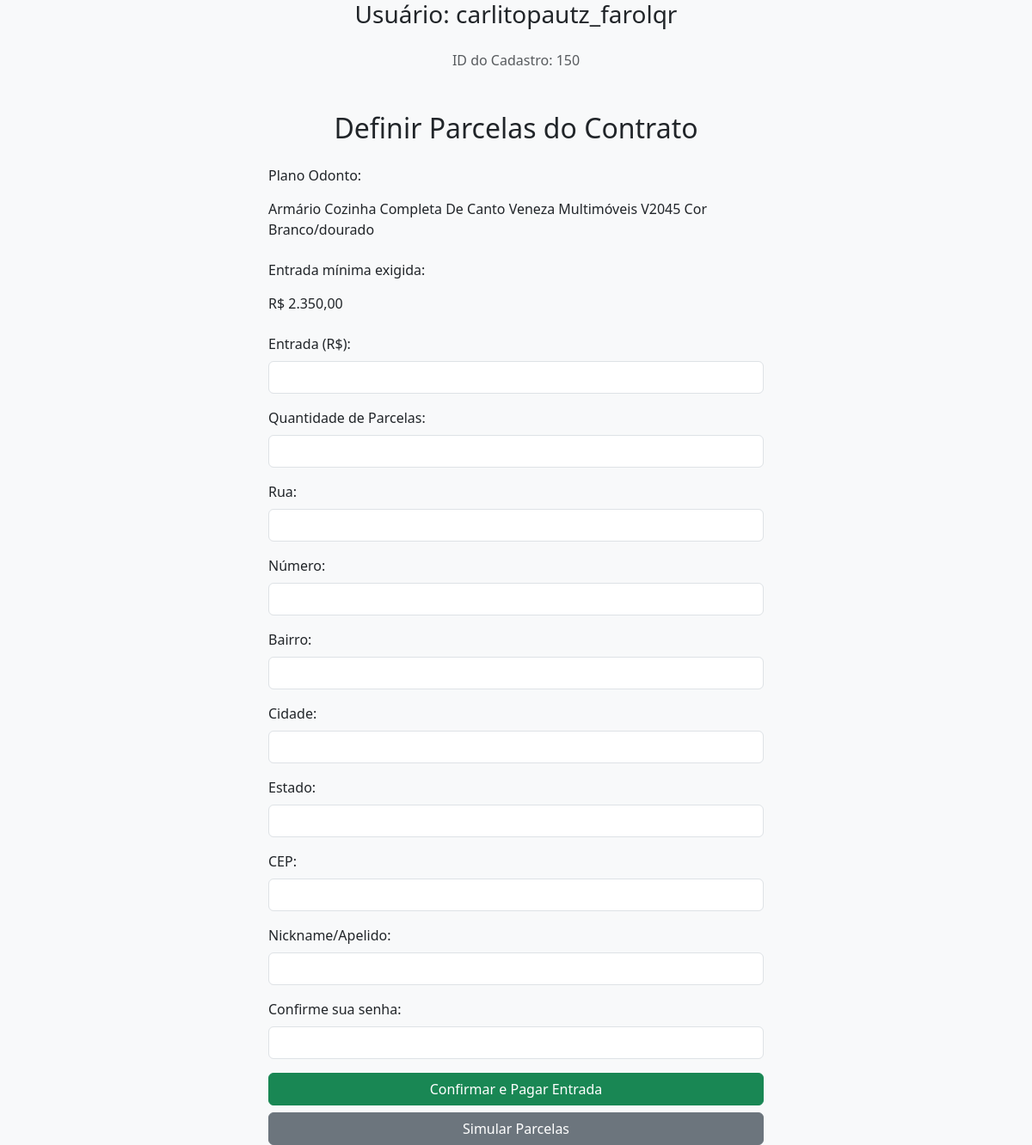
The app's page /site/odonto_data.php?id=150 (signed in) with its own data.
### tables this page shows
CREATE TABLE `consorcio_cadastro` (
  `id` int(11) NOT NULL,
  `consulta` varchar(250) DEFAULT NULL,
  `valor_total` decimal(10,2) DEFAULT NULL,
  `entrada` decimal(10,2) DEFAULT NULL,
  `parcelas` int(11) DEFAULT NULL,
  `valor_parcela` decimal(10,2) DEFAULT NULL,
  `eq_user` varchar(100) DEFAULT NULL,
  `cidade` varchar(100) DEFAULT NULL,
  `estado` varchar(100) DEFAULT NULL,
  `data_cadastro` date DEFAULT NULL,
  `imagem` varchar(255) NOT NULL,
  `aprovacao` tinyint(1) NOT NULL DEFAULT 0,
  `estoque` int(11) NOT NULL DEFAULT 0,
  `servico` varchar(10) DEFAULT '41106',
  `cep_origem` varchar(9) DEFAULT '78850000',
  `peso` decimal(5,2) DEFAULT 1.00,
  `altura` int(11) DEFAULT 10,
  `largura` int(11) DEFAULT 15,
  `comprimento` int(11) DEFAULT 20,
  `rua` varchar(255) DEFAULT NULL,
  `numero` varchar(20) DEFAULT NULL,
  `bairro` varchar(100) DEFAULT NULL,
  `cep` varchar(9) DEFAULT NULL,
  `lc` varchar(255) NOT NULL,
  `hectare` decimal(10,2) NOT NULL,
  `valor_hectare` decimal(12,2) NOT NULL
);

### site/odonto_data.php (the view, shortened to what this page needs)
<?php
require_once 'conexao.php';
$eq_user = $_SESSION["username_odonto2"];
$id_consorcio = isset($_GET['id']) ? intval($_GET['id']) : null;
$consulta = '';
$valor_total = 0;
$entrada_minima = 0;
$estoque = 0;
$servico = '';
$cepOrigem = '';
$peso = 0;
$altura = 0;
$largura = 0;
$comprimento = 0;
if ($id_consorcio) {
    $stmt = $cx->prepare("SELECT consulta, valor_total, entrada, estoque, servico, cep_origem, peso, altura, largura, comprimento
                          FROM consorcio_cadastro WHERE id = ?");
    $stmt->bind_param("i", $id_consorcio);
    $stmt->execute();
    $stmt->bind_result($consulta, $valor_total, $entrada_minima, $estoque, $servico, $cepOrigem, $peso, $altura, $largura, $comprimento);
}
?>
<!DOCTYPE html>
<html lang="pt-BR">
<head>
  <link rel="stylesheet" href="https://cdn.jsdelivr.net/npm/bootstrap@5.3.0/dist/css/bootstrap.min.css">
</head>
<body class="bg-light">
  <h3 class="text-center mb-4">Usuário: <?= htmlspecialchars($eq_user) ?></h3>
  <p class="text-center text-muted">ID do Cadastro: <?= $id_consorcio ?></p>
  <div class="container mt-5" style="max-width: 600px;">
    <h2 class="text-center mb-4">Definir Parcelas do Contrato</h2>
    <form method="POST">
      <div class="mb-3">
        <label class="form-label">Plano Odonto:</label>
        <p class="form-control-plaintext"><?= htmlspecialchars($consulta) ?></p>
      </div>
<div class="mb-3">
  <label class="form-label">Entrada mínima exigida:</label>
  <p class="form-control-plaintext">R$ <?= number_format($entrada_minima, 2, ',', '.') ?></p>
</div>
            <div class="mb-3">
        <label for="entrada" class="form-label">Entrada (R$):</label>
        <input type="number" name="entrada" id="entrada" step="0.01"
               min="<?= $entrada_minima ?>" max="<?= $valor_total - 0.01 ?>"
               class="form-control" required>
      </div>
      <div class="mb-3">
        <label for="parcelas" class="form-label">Quantidade de Parcelas:</label>
        <input type="number" name="parcelas" id="parcelas" min="1" class="form-control" required>
      </div>
      <div class="mb-3">
        <label for="rua" class="form-label">Rua:</label>
        <input type="text" name="rua" id="rua" class="form-control" required>
      </div>
      <div class="mb-3">
        <label for="numero" class="form-label">Número:</label>
        <input type="text" name="numero" id="numero" class="form-control" required>
      </div>
      <div class="mb-3">
        <label for="bairro" class="form-label">Bairro:</label>
        <input type="text" name="bairro" id="bairro" class="form-control" required>
      </div>
      <div class="mb-3">
        <label for="cidade" class="form-label">Cidade:</label>
        <input type="text" name="cidade" id="cidade" class="form-control" required>
      </div>
      <div class="mb-3">
        <label for="estado" class="form-label">Estado:</label>
        <input type="text" name="estado" id="estado" class="form-control" required>
      </div>
      <div class="mb-3">
        <label for="cep" class="form-label">CEP:</label>
        <input type="text" name="cep" id="cep" class="form-control" required>
      </div>
      <div class="mb-3">
        <label for="nickname" class="form-label">Nickname/Apelido:</label>
        <input type="text" name="nickname" id="nickname" class="form-control" required>
      </div>
      <div class="mb-3">
        <label for="senha" class="form-label">Confirme sua senha:</label>
        <input type="password" name="senha" id="senha" class="form-control" required>
      </div>
      <div class="d-grid gap-2">
        <button type="submit" name="acao" value="confirmar" class="btn btn-success">Confirmar e Pagar Entrada</button>
        <button type="submit" name="acao" value="simular" class="btn btn-secondary">Simular Parcelas</button>
      </div>
    </form>
  </div>
</body>
</html>

### records on screen
consorcio_cadastro: consulta "Armário Cozinha Completa De Canto Veneza Multimóveis V2045 Cor Branco/dourado", entrada "2.350,00"

### other values on screen
$id_consorcio "150"
